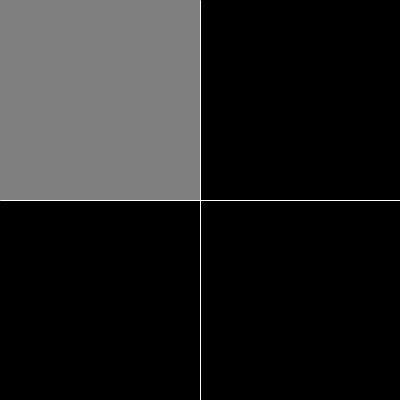
Frame 1 (no input)
Frame 60 (the mouse pressed at the canvas centre just before this capture): identical to frame 1, image omitted
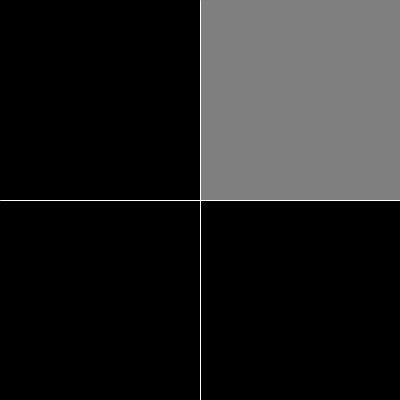
Frame 120 (the mouse held since frame 60 and released just before this capture)

The Processing sketch that drew these frames (run headless with seeded random() and noise(); from frame 60 on, the mouse is pressed at the canvas centre):

// Processing sketch: quadrantRollover
// ── quadrantRollover.pde
//simple demo of if statements and conditionals.

void setup() {
  size(400, 400);
  smooth();
  
}

void draw() {
  
  background(0);
  noStroke();
  fill(127);
  
  if (mouseX >= width/2) { //if the mouse is more than halfway across the canvas...
    if (mouseY <= height/2) { //...and the mouse is in the top half of the canvas...
      rect(width/2, 0, width/2, height/2); //...draw a rectangle in the top left corner.
    } else { //otherwise, if the mouse is in the bottom half...
      rect(width/2, height/2, width/2, height/2); //...draw a rect in the bottom half of the corner.
    }
  } 
  
  else { //...otherwise, if the mouse is less than halfway across...
    if (mouseY >= height/2) { //...if the mouse is on the bottom half of the screen..
      rect(0, height/2, width/2, height/2); //...draw a rect in the bottom right corner.
    } else { ///otherwise, if the mouse is in the top half...
      rect(0, 0, width/2, height/2); //...draw a rect in the top right corner.
    }
  }
  
  //drawing lines to separate the quadrants.
  stroke(255);
  line(0, height/2, width, height/2);
  line(width/2, 0, width/2, height);  
}
